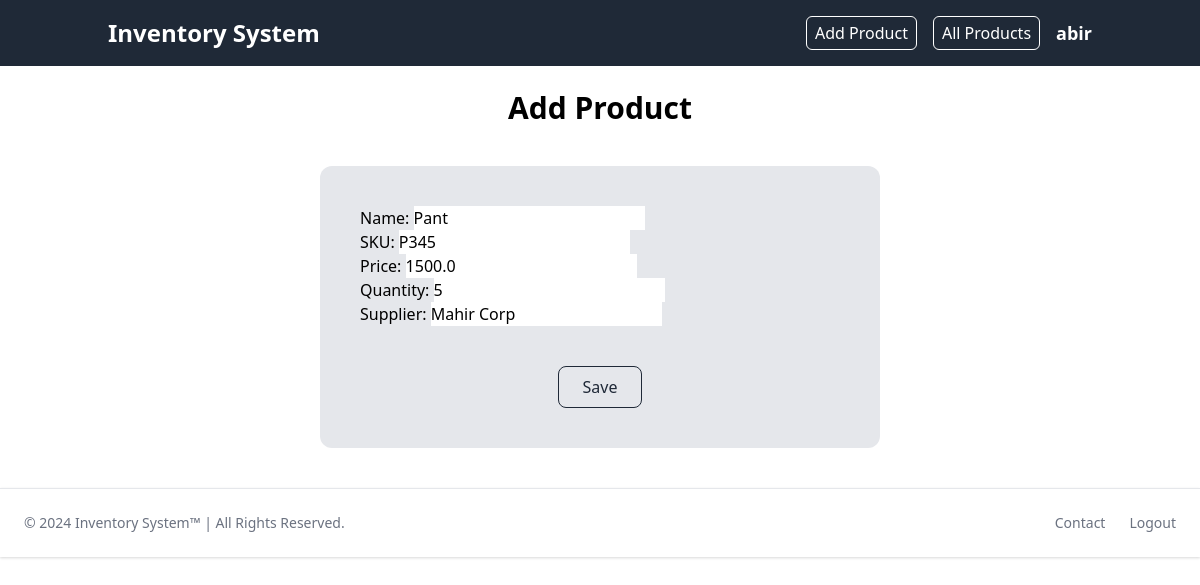
Screenshot of /update/3/ (signed in) with the database file from the repository.
### inventory_app/models.py (models this page shows, shortened)
class Product(models.Model):
    product_id = models.AutoField(primary_key=True)
    name = models.CharField(max_length=100)
    sku = models.CharField(max_length=50, unique=True)
    price = models.FloatField()
    quantity = models.IntegerField()
    supplier = models.CharField(max_length=100)

### inventory_app/views.py (the view)
# urls.py: path('update/<int:product_id>/', views.product_update_view, name="update_product"),
@login_required
def product_update_view(request, product_id):
    product = Product.objects.get(product_id=product_id)
    form = ProductForm(instance=product)
    if request.method == 'POST':
        form = ProductForm(request.POST, instance=product)
        if form.is_valid():
            form.save()
            return redirect('products')
    return render(request, 'create_product.html', {'form': form})

### inventory_app/forms.py
class ProductForm(forms.ModelForm):
    class Meta:
        model = Product
        fields = '__all__'
        labels = {
            'product_id' : 'Product ID',
            'name' : 'Name',
            'sku' : 'SKU',
            'price' : 'Price',
            'quantity' : 'Quantity',
            'supplier' : 'Supplier',
        }
        widgets = {
            'product_id' : forms.NumberInput(attrs={'placeholder' : 'e.g. 1', 'class' : 'form-control'}),
            'name' : forms.TextInput(attrs={'placeholder' : 'e.g. ABC', 'class' : 'form-control'}),
            'sku' : forms.TextInput(attrs={'placeholder' : 'e.g. X123', 'class' : 'form-control'}),
            'price' : forms.NumberInput(attrs={'placeholder' : 'e.g. 1.0', 'class' : 'form-control'}),
            'quantity' : forms.NumberInput(attrs={'placeholder' : 'e.g. 1', 'class' : 'form-control'}),
            'supplier' : forms.TextInput(attrs={'placeholder' : 'e.g. XYZ Org', 'class' : 'form-control'}),
        }

### inventory_app/templates/create_product.html (shortened to what this page needs)
{% extends "layout.html" %}
{% load tailwind_filters %}
{% block content %}
<h1 class="mt-6 text-center text-3xl font-semibold">Add Product</h1>
<form method="POST" class="my-10 lg:mx-80 mx-20 bg-gray-200 p-10 rounded-xl">
    {{ form|crispy }}
    <div class="mt-10 flex justify-center">
    <button type="submit" class="py-2 px-6 border text-gray-800 border-gray-800 rounded-lg hover:bg-gray-800 hover:text-white transition duration-300">
        Save
    </button>
    </div>
</form>
<footer  class="mt-10 bottom-0 left-0 z-20 w-full p-4 bg-white border-t border-gray-200 shadow md:flex md:items-center md:justify-between md:p-6 dark:bg-gray-800 dark:border-gray-600">
    <div class="flex lg:flex-row lg:justify-between flex-col justify-center items-center w-full">
    <span class="text-sm text-gray-500 sm:text-center dark:text-gray-400">© 2024 <a href="{% url 'home' %}">Inventory System™</a> | All Rights Reserved.
    </span>
    <ul class="flex flex-wrap items-center mt-3 text-sm font-medium text-gray-500 dark:text-gray-400 sm:mt-0">
        <li>
            <a href="{% url 'contact' %}" class="mr-4 hover:text-blue-600 md:mr-6">Contact</a>
        </li>
        <li>
            <a href="{% url 'logout' %}" class="hover:text-red-600">Logout</a>
        </li>
    </ul>
  </div>
  </footer>
{% endblock %}

### inventory_app/templates/layout.html (shortened to what this page needs)
<!DOCTYPE html>
<html lang="en">
<head>
    <link href="https://cdn.jsdelivr.net/npm/tailwindcss@2.2.19/dist/tailwind.min.css" rel="stylesheet">
</head>
<body>
    <nav class="bg-gray-800 p-4">
        <div class="container mx-auto flex items-center justify-between">
          <a href="{% url 'home' %}" class="text-white text-2xl font-bold lg:ml-5">Inventory System</a>
          <div class="hidden lg:flex lg:items-center lg:space-x-4 mr-5" id="menu">
            <a href="{% url 'create_product'%}" class="text-white border border-white hover:bg-white hover:text-gray-800 py-1 px-2 rounded-md">Add Product</a>
            <a href="{% url 'products' %}" class="text-white border border-white hover:bg-white hover:text-gray-800 py-1 px-2 rounded-md">All Products</a>
            <p class="text-lg font-semibold text-white">{{request.user.username}}</p>
          </div>
        </div>
      </nav>
      <div>
        {% block content %}
        {% endblock %}
    </div>
</body>
</html>

### rows the page displays
Product: name "Pant", sku "P345", price "1500.0", quantity "5", supplier "Mahir Corp"

### other values shown
{{ request.user.username }} "abir"
